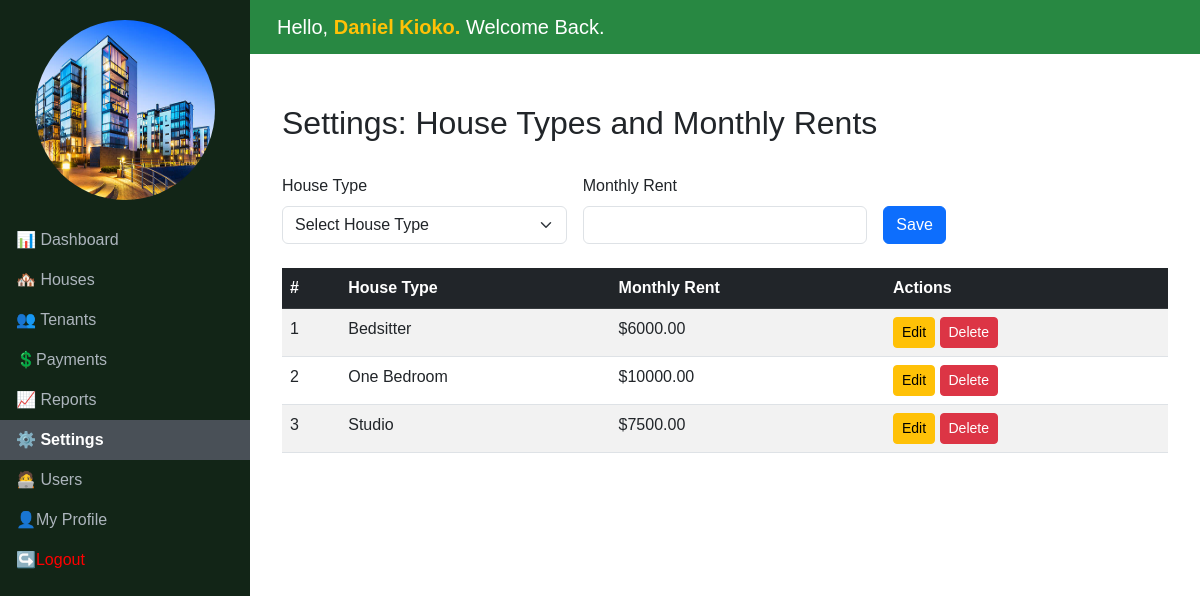
The app's page /rentals/settings/ (signed in) with its own data.
### authentication/models.py (models this page shows, shortened)
class User(AbstractUser):
    email = models.EmailField(unique=True)
    USERNAME_FIELD = 'email'
    REQUIRED_FIELDS = ['username']  # Username is still required

### rentals/models.py (models this page shows, shortened)
class HouseType(models.Model):
    name = models.CharField(max_length=50, unique=True)
    monthly_rent = models.DecimalField(max_digits=10, decimal_places=2)

### rentals/views.py (the view, shortened to what this page needs)
# urls.py: path('settings/', SettingsView.as_view(), name='settings'),
class SettingsView(LoginRequiredMixin, TemplateView):
    template_name = 'settings.html'
    def get_context_data(self, **kwargs):
        context = super().get_context_data(**kwargs)
        context['house_types'] = HouseType.objects.all()
        return context

### rentals/templates/settings.html (shortened to what this page needs)
{% extends 'base.html' %}
{% block content %}
<div class="container-fluid">
    <div class="row mb-4">
        <h2 class="mt-4">Settings: House Types and Monthly Rents</h2>
    </div>
    <form method="post" class="row g-3 mb-4">
        <div class="col-md-4">
            <label for="houseType" class="form-label">House Type</label>
            <select class="form-select" id="houseType" name="house_type" required>
                <option value="" disabled selected>Select House Type</option>
            </select>
        </div>
        <div class="col-md-4">
            <label for="monthlyRent" class="form-label">Monthly Rent</label>
            <input type="number" class="form-control" id="monthlyRent" name="monthly_rent" required>
        </div>
        <div class="col-md-2 align-self-end">
            <button type="submit" class="btn btn-primary">Save</button>
        </div>
    </form>
    <div class="table-responsive">
        <table class="table table-striped table-hover">
            <thead class="table-dark">
                <tr>
                    <th>#</th>
                    <th>House Type</th>
                    <th>Monthly Rent</th>
                    <th>Actions</th>
                </tr>
            </thead>
            <tbody>
                {% for house_type in house_types %}
                <tr>
                    <td>{{ forloop.counter }}</td>
                    <td>{{ house_type.name }}</td>
                    <td>${{ house_type.monthly_rent }}</td>
                    <td>
                        <a href="#" class="btn btn-warning btn-sm">Edit</a>
                        <a href="#" class="btn btn-danger btn-sm">Delete</a>
                    </td>
                </tr>
                {% endfor %}
            </tbody>
        </table>
    </div>
</div>
{% endblock %}

### rentals/templates/base.html (shortened to what this page needs)
<!DOCTYPE html>
<html lang="en">
<head>
    <link href="https://cdn.jsdelivr.net/npm/bootstrap@5.3.0-alpha1/dist/css/bootstrap.min.css" rel="stylesheet">
    <link href="https://cdnjs.cloudflare.com/ajax/libs/font-awesome/5.15.4/css/all.min.css" rel="stylesheet">
    {% load static %}
</head>
<body>
    <nav class="sidebar col-md-3 col-lg-2 d-md-block">
        <div class="logo">
            <img src="{% static "images/logo.png" %}" alt="Logo">
        </div>
        {% with current=request.resolver_match.url_name %}
        <ul class="nav flex-column">
            <li class="nav-item">
                <a class="nav-link {% if current == 'dashboard' %}active{% endif %}" href="{% url "rentals:dashboard" %}"> 📊 Dashboard</a>
            </li>
            <li class="nav-item">
                <a class="nav-link {% if current == 'houses' %}active{% endif %}" href="{% url "rentals:houses" %}"> 🏘️ Houses</a>
            </li>
            <li class="nav-item">
                <a class="nav-link {% if current == 'tenants' %}active{% endif %}" href="{% url "rentals:tenants" %}"> 👥 Tenants</a>
            </li>
            <li class="nav-item">
                <a class="nav-link {% if current == 'payments' %}active{% endif %}" href="{% url "rentals:payments" %}">💲Payments</a>
            </li>
            <li class="nav-item">
                <a class="nav-link {% if current == 'reports' %}active{% endif %}" href="{% url "rentals:reports" %}">  📈 Reports</a>
            </li>
            <li class="nav-item">
                <a class="nav-link {% if current == 'settings' %}active{% endif %}" href="{% url "rentals:settings" %}"> ⚙️ Settings</a>
            </li>
            <li class="nav-item">
                {% if user.is_superuser %}
                <a class="nav-link {% if current == 'users' %}active{% endif %}" href="{% url "rentals:users" %}"> 🧑‍💻 Users</a>
                {% else %}
                <a class="nav-link" href="#" onclick="alert('You do not have permission to access the User Management page. Only administrators can manage users.'); return false;"> 🧑‍💻 Users</a>
                {% endif %}
            </li>
            <li class="nav-item">
                <a class="nav-link {% if current == 'profile' %}active{% endif %}" href="{% url "rentals:profile" %}">👤My Profile</a>
            </li>
            <li class="nav-item">
                <form method="post" action="{% url 'auth:logout' %}" style="display: inline;">
                    <button type="submit" class="nav-link" style="background: none; border: 1px; padding: none; color: red; text-decoration: none;">↪️Logout</button>
                </form>
            </li>
        </ul>
        {% endwith %}
    </nav>
    <header class="header">
        <div class="container-fluid d-flex justify-content-between align-items-left">
            <h5 class="m-0">Hello, <b class="text-warning">{{ request.user.first_name }} {{ request.user.last_name }}. </b>Welcome Back.</h5>
        </div>
    </header>
    <main class="main-content">
        {% block content %}{% endblock %}
    </main>
</body>
</html>

### rentals/templates/base.html (style rules this page uses)
body { margin: 0; font-family: Arial, sans-serif; }
.sidebar { width: 250px; height: 100vh; position: fixed; top: 0; left: 0; background-color: rgb(18, 37, 23); color: #fff; }
.sidebar .nav-link { color: #adb5bd; }
.sidebar .nav-link.active, .sidebar .nav-link:hover { color: #fff; background-color: #495057; }
.sidebar .nav-link.active { font-weight: 600; }
.sidebar .logo { text-align: center; padding: 20px 0; }
.sidebar .logo img { width: 180px; height: 180px; border-radius: 50%; }
.header { background-color:rgb(40, 136, 66); color: #fff; padding: 15px; position: fixed; top: 0; left: 250px; right: 0; z-index: 1030; }
.main-content { margin-top: 60px; margin-left: 250px; padding: 20px; }

### records on screen
User: user.first_name "Daniel", user.last_name "Kioko"
HouseType: name "Bedsitter", monthly_rent "6000.00"
HouseType: name "One Bedroom", monthly_rent "10000.00"
HouseType: name "Studio", monthly_rent "7500.00"
